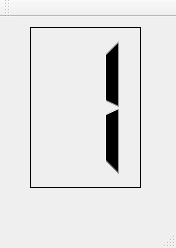
<?xml version="1.0" encoding="UTF-8"?>
<ui version="4.0">
 <class>MainWindow</class>
 <widget class="QMainWindow" name="MainWindow">
  <property name="geometry">
   <rect>
    <x>0</x>
    <y>0</y>
    <width>176</width>
    <height>248</height>
   </rect>
  </property>
  <property name="sizePolicy">
   <sizepolicy hsizetype="Fixed" vsizetype="Fixed">
    <horstretch>0</horstretch>
    <verstretch>0</verstretch>
   </sizepolicy>
  </property>
  <property name="minimumSize">
   <size>
    <width>176</width>
    <height>248</height>
   </size>
  </property>
  <property name="maximumSize">
   <size>
    <width>176</width>
    <height>248</height>
   </size>
  </property>
  <property name="windowTitle">
   <string>MainWindow</string>
  </property>
  <widget class="QWidget" name="centralWidget">
   <widget class="QLCDNumber" name="lcdNumber">
    <property name="geometry">
     <rect>
      <x>30</x>
      <y>10</y>
      <width>111</width>
      <height>161</height>
     </rect>
    </property>
    <property name="font">
     <font>
      <family>Verdana</family>
      <pointsize>18</pointsize>
      <weight>75</weight>
      <bold>true</bold>
     </font>
    </property>
    <property name="layoutDirection">
     <enum>Qt::LeftToRight</enum>
    </property>
    <property name="frameShadow">
     <enum>QFrame::Plain</enum>
    </property>
    <property name="smallDecimalPoint">
     <bool>false</bool>
    </property>
    <property name="digitCount">
     <number>1</number>
    </property>
    <property name="segmentStyle">
     <enum>QLCDNumber::Filled</enum>
    </property>
    <property name="value" stdset="0">
     <double>1.000000000000000</double>
    </property>
   </widget>
  </widget>
  <widget class="QMenuBar" name="menuBar">
   <property name="geometry">
    <rect>
     <x>0</x>
     <y>0</y>
     <width>176</width>
     <height>19</height>
    </rect>
   </property>
  </widget>
  <widget class="QToolBar" name="mainToolBar">
   <attribute name="toolBarArea">
    <enum>TopToolBarArea</enum>
   </attribute>
   <attribute name="toolBarBreak">
    <bool>false</bool>
   </attribute>
  </widget>
  <widget class="QStatusBar" name="statusBar"/>
 </widget>
 <layoutdefault spacing="6" margin="11"/>
 <resources/>
 <connections/>
</ui>
